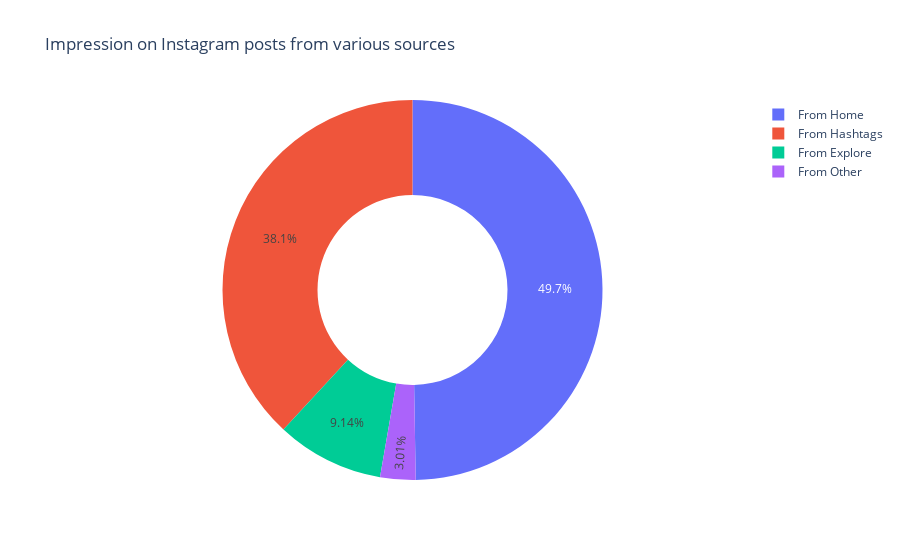

The code cell stored with this chart in its notebook:
### Code cell
#Analyzing in Pie
home=data['From Home'].sum()
hashtags=data['From Hashtags'].sum()
explore=data['From Explore'].sum()
other=data['From Other'].sum()

labels=['From Home','From Hashtags','From Explore','From Other']
values=[home,hashtags,explore,other]

fig=px.pie(data,values=values, names=labels, title='Impression on Instagram posts from various sources', hole=0.5)
fig.show()

### Figure 1 — Plotly figure (JSON) as saved in the notebook; plotly's stock layout.template omitted (floating-point values rounded to 4 significant figures)
{"data": [{"domain": {"x": [0, 1], "y": [0, 1]}, "hole": 0.5, "hovertemplate": "label=%{label}<br>value=%{value}<extra></extra>", "labels": ["From Home", "From Hashtags", "From Explore", "From Other"], "legendgroup": "", "name": "", "showlegend": true, "type": "pie", "values": [224513, 172087, 41287, 13587]}], "layout": {"legend": {"tracegroupgap": 0}, "title": {"text": "Impression on Instagram posts from various sources"}}}
